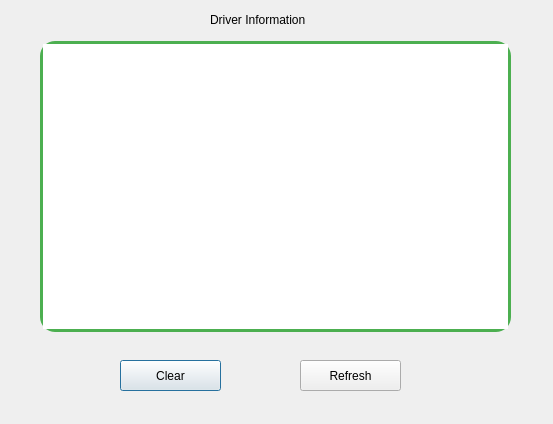
<?xml version="1.0" encoding="UTF-8"?>
<ui version="4.0">
 <class>ServiceDialog</class>
 <widget class="QDialog" name="ServiceDialog">
  <property name="geometry">
   <rect>
    <x>0</x>
    <y>0</y>
    <width>553</width>
    <height>424</height>
   </rect>
  </property>
  <property name="windowTitle">
   <string>Services</string>
  </property>
  <widget class="QListView" name="ServicesListView">
   <property name="geometry">
    <rect>
     <x>40</x>
     <y>41</y>
     <width>471</width>
     <height>291</height>
    </rect>
   </property>
   <property name="styleSheet">
    <string notr="true">border: 3px solid  #4CAF50;
border-radius: 15px;</string>
   </property>
  </widget>
  <widget class="QPushButton" name="ClearBtn">
   <property name="geometry">
    <rect>
     <x>120</x>
     <y>360</y>
     <width>101</width>
     <height>31</height>
    </rect>
   </property>
   <property name="font">
    <font>
     <pointsize>9</pointsize>
    </font>
   </property>
   <property name="toolTip">
    <string>clear list of services</string>
   </property>
   <property name="text">
    <string>Clear</string>
   </property>
  </widget>
  <widget class="QPushButton" name="ServicesBtn">
   <property name="geometry">
    <rect>
     <x>300</x>
     <y>360</y>
     <width>101</width>
     <height>31</height>
    </rect>
   </property>
   <property name="font">
    <font>
     <pointsize>9</pointsize>
    </font>
   </property>
   <property name="toolTip">
    <string>Get list of new services</string>
   </property>
   <property name="text">
    <string>Refresh</string>
   </property>
  </widget>
  <widget class="QLabel" name="label">
   <property name="geometry">
    <rect>
     <x>210</x>
     <y>10</y>
     <width>131</width>
     <height>20</height>
    </rect>
   </property>
   <property name="font">
    <font>
     <pointsize>9</pointsize>
    </font>
   </property>
   <property name="text">
    <string>Driver Information</string>
   </property>
  </widget>
 </widget>
 <resources/>
 <connections/>
</ui>
